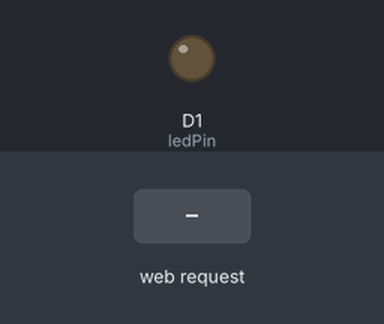
Simulated run of this sketch. Board: ESP8266 (NodeMCU). Parts: output pins drawn as LEDs (lit = HIGH). Inputs (shaded band) come from the test bench. WiFi joins after 1.5 s; servers stay silent unless stated; what the sketch prints to the serial monitor is not drawn.

Above: at 2.7 s.
2.8 s: HTTP request GET /LED=ON received
At 4.0 s:
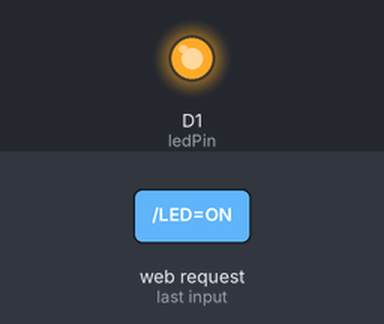
4.3 s: HTTP request GET /LED=OFF received
At 5.1 s:
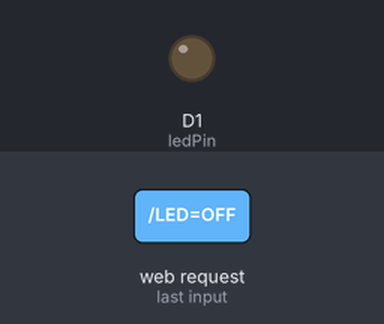
Timing chart, 0 to 7.3 s (numbered marks = the images above; inputs shaded):
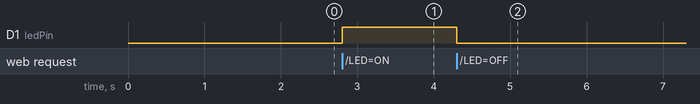

Measured:
- after the input at 2.8 s, D1 (ledPin): LOW → HIGH at once
- after the input at 4.3 s, D1 (ledPin): HIGH → LOW at once

The sketch:

Led_Control_by_web.ino
```cpp
#include <ESP8266WiFi.h>

const char* ssid = "My wifi name";
const char* password = "My Password";

WiFiServer server(80); // it is a standerd http port that browser  uses
int ledPin = D1;

void setup() {
  Serial.begin(9600); // open serial communication to see on serial monitor
  pinMode(ledPin, OUTPUT);
  digitalWrite(ledPin, LOW);
// let's connect wifi
  WiFi.begin(ssid, password);
  Serial.println("Connecting to WiFi..."); // it will get printed in serial monitor while wifi is not connected
  // configure the loop which wil continuously watch the wi fi status till it get connected
  while (WiFi.status() != WL_CONNECTED) {
    delay(500);
    Serial.print(".");
  }
  Serial.println("\nConnected!"); // when wifi will get connected it will print it on serial monitor
  Serial.print("IP Address: ");
  Serial.println(WiFi.localIP());// to get the ip adress which we will use to open web page and control led
  server.begin();// start the server
}

void loop() {
  WiFiClient client = server.available();// this line is to check if the server is connected to device if not then return empty else it will return wifi client
  if (client) {
    String request = client.readStringUntil('\r'); //tis par is to send request of led to urn on or off (like GET /LED=ON HTTP/1.1)
    client.flush(); // it will clear extra stuff from line and send only reqested stuff(turn on led)
// to request led to turn on // here index of( will find the (led=on) in data if it found it it will turn on(by returning the value )
    if (request.indexOf("/LED=ON") != -1) {
      digitalWrite(ledPin, HIGH);
    }
    // same case as turning on but here it will find (led=off) but if dont find then it will return -1
    if (request.indexOf("/LED=OFF") != -1) {
      digitalWrite(ledPin, LOW);
    }

    // HTTP Response
    client.println("HTTP/1.1 200 OK"); // it tells browser browser every thing is ok and it will send the page
    client.println("Content-Type: text/html"); // it tells browser the we are sending a html file
    client.println("Connection: close");// after connection we will release the connection
    client.println("");// empty line which indicates that header is finished

    // it is our web page in html
    client.println("<!DOCTYPE HTML>");
    client.println("<html>");
    client.println("<head>");
    client.println("<style>");
    client.println("button { font-size: 24px; padding: 15px 30px; margin: 10px; }");
    client.println(".on { background-color: #4CAF50; color: white; }");
    client.println(".off { background-color: #f44336; color: white; }");
    client.println("</style>");
    client.println("</head>");
    client.println("<body>");
    client.println("<h1>ESP8266 LED Control</h1>");
    client.println("<p><a href=\"/LED=ON\"><button class=\"on\">TURN LED ON</button></a></p>");// butoon which has written turn on in it and is green
    client.println("<p><a href=\"/LED=OFF\"><button class=\"off\">TURN LED OFF</button></a></p>");// // butoon which has written turn off in it and is red
    client.println("</body>");
    client.println("</html>");

    delay(1); // it will wait for 1ms before realising the connection
   client.stop();
  }
}
```
